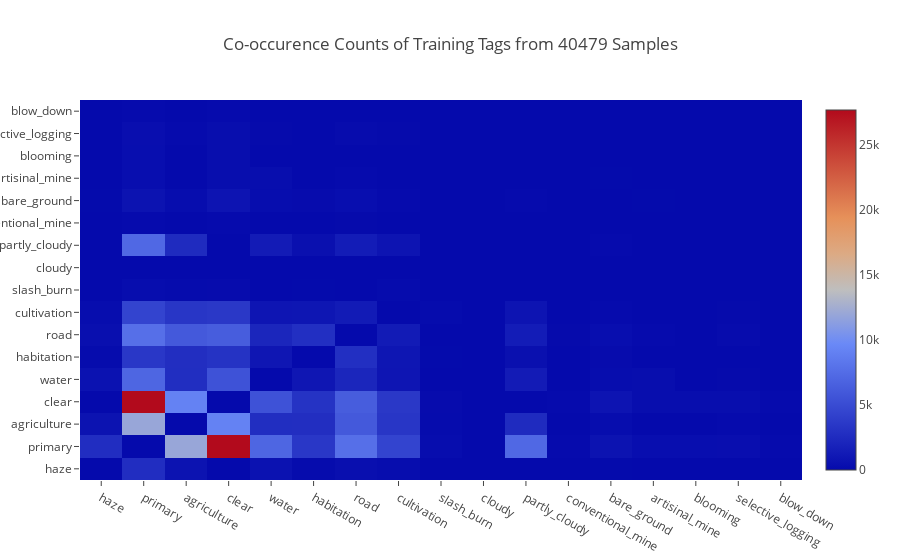

Source (notebook cell):
### Markdown cell above
Remember that each sample can have many tags associated with it. Therefore, we now look at how frequently the tags co-occur with each other in the same sample.

### Code cell
tag_indices = planet.util.get_tag_indices(train_tags)
train_labels = planet.util.tags_to_labels(train_tags, tag_indices).astype(int)
train_tag_co_counts = train_labels.transpose().dot(train_labels)
numpy.fill_diagonal(train_tag_co_counts, 0)

train_tags_co_counts_fig = plotly.graph_objs.Figure(
    data=[
        plotly.graph_objs.Heatmap
        (
            z=train_tag_co_counts,
            x=list(tag_indices.keys()),
            y=list(tag_indices.keys()),
        )
    ],
    layout=plotly.graph_objs.Layout(
        title='Co-occurence Counts of Training Tags from {} Samples'.format(num_samples)
    )
)
plotly.offline.iplot(
    train_tags_co_counts_fig,
    filename=os.path.join(data_dir, 'train_tags_co_counts.html')
)

### Figure 1 — Plotly figure (JSON) as saved in the notebook; plotly's stock layout.template omitted (floating-point values rounded to 4 significant figures; data arrays with more than 128 entries replaced by an {"elided": "..."} marker saying what was removed)
{"data": [{"type": "heatmap", "x": ["haze", "primary", "agriculture", "clear", "water", "habitation", "road", "cultivation", "slash_burn", "cloudy", "partly_cloudy", "conventional_mine", "bare_ground", "artisinal_mine", "blooming", "selective_logging", "blow_down"], "y": ["haze", "primary", "agriculture", "clear", "water", "habitation", "road", "cultivation", "slash_burn", "cloudy", "partly_cloudy", "conventional_mine", "bare_ground", "artisinal_mine", "blooming", "selective_logging", "blow_down"], "z": {"elided": "17x17 int values"}}], "layout": {"title": "Co-occurence Counts of Training Tags from 40479 Samples"}}
